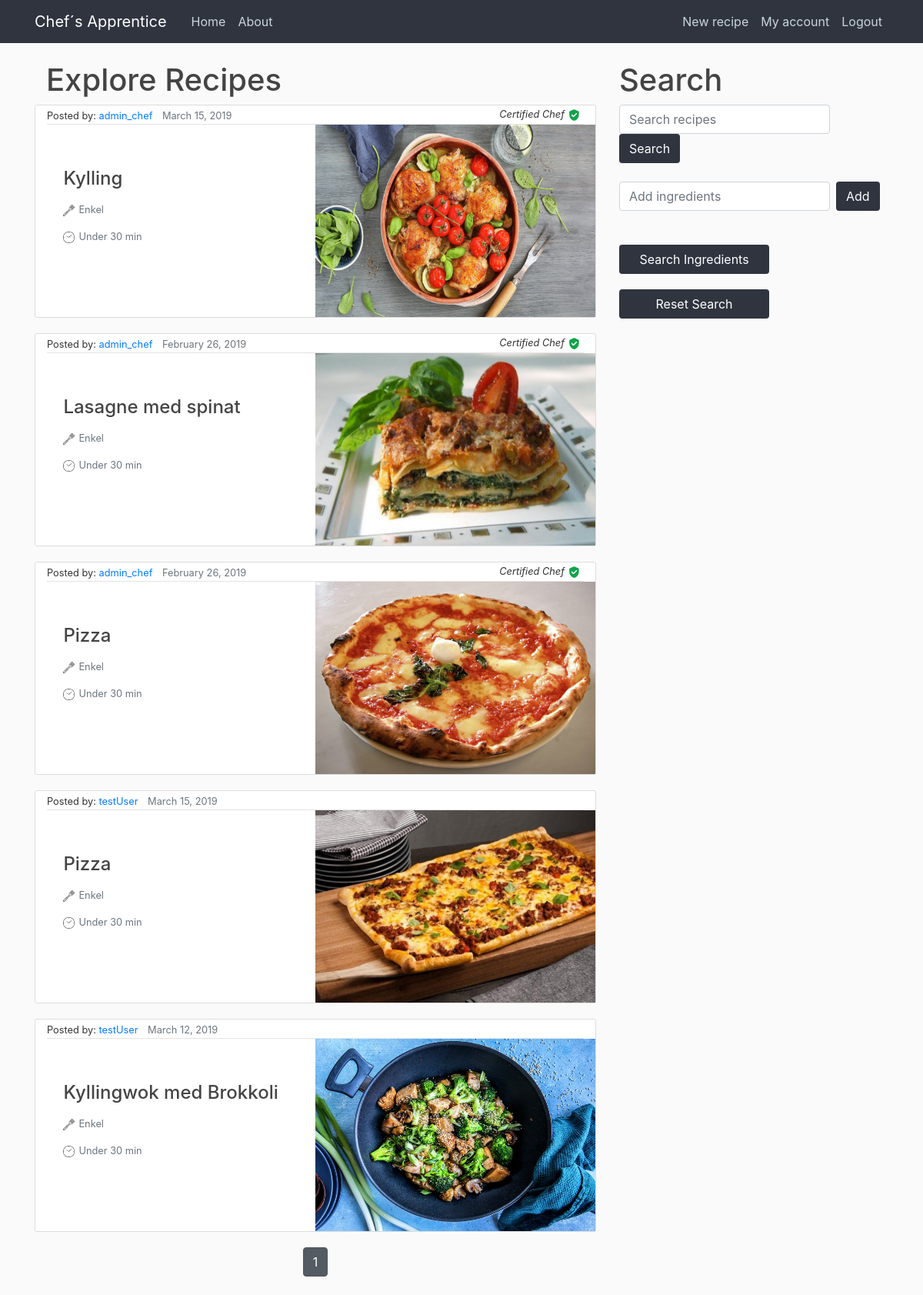
The app's page / (signed in), older data.
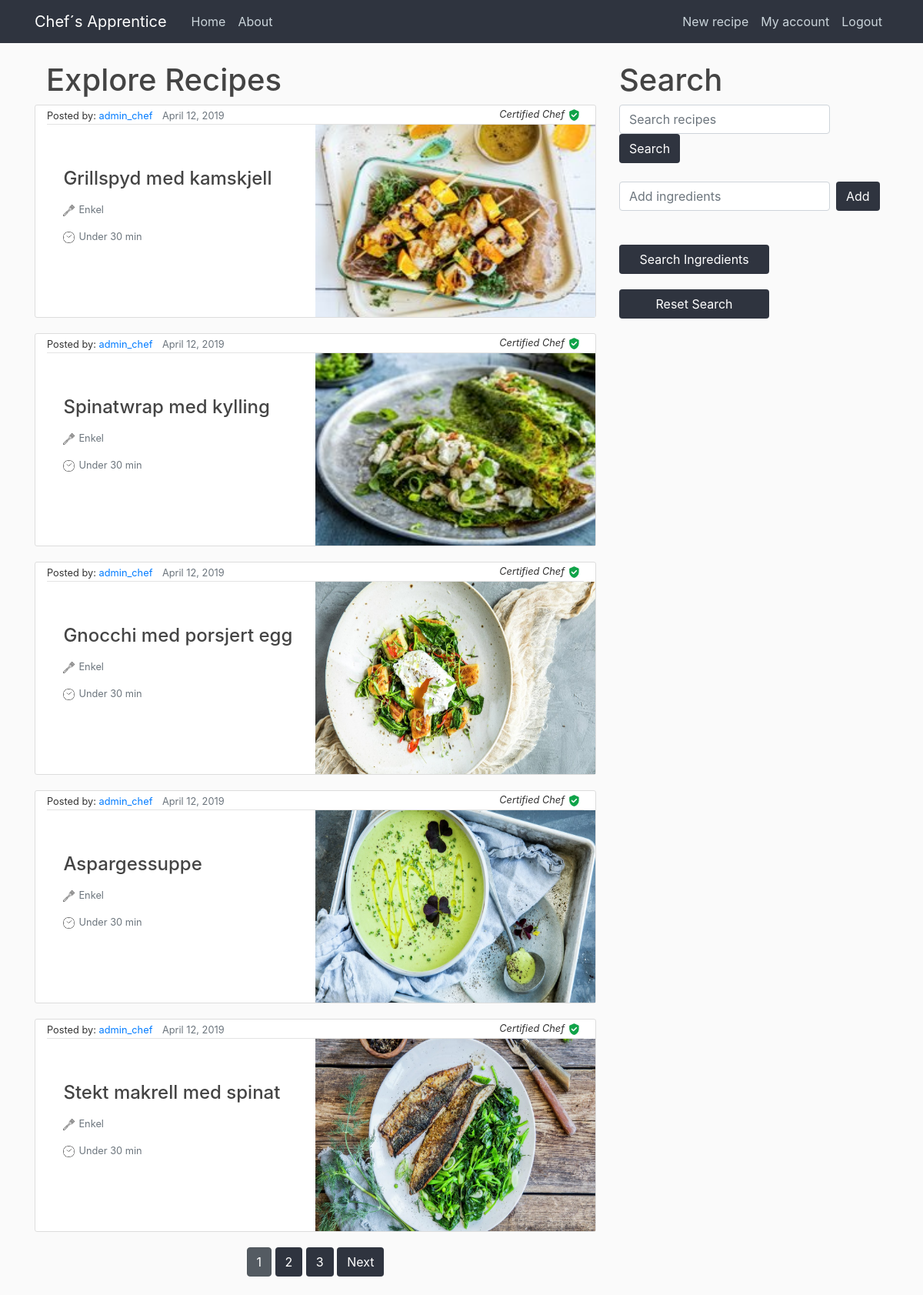
The same page, newer data.
### chefs_apprentice/models.py (models this page shows, shortened)
class Recipe(models.Model):
    title = models.CharField(max_length=100)  # tenkt samme som tilhørende post
    ingredients = models.ManyToManyField(ChosenIngredient, blank=True, related_name='+')  # liste av ingrediensobjekter
    description = models.TextField()  # tenkt sammen med content i post
    date_posted = models.DateTimeField(
        default=timezone.now)  # DateTimeField(auto_now=True) ville satt datoen til akkurat nå
    author = models.ForeignKey(User,
                               on_delete=models.CASCADE)  # on_delete=models.CASCADE sier at hvis brukeren blir slettet vil postene også bli slettet
    image = models.ImageField(default='default.jpg', upload_to='food_pics')
    visible = models.BooleanField(default=True)
    NIVA = (
        ('E', 'Enkel'),
        ('M', 'Middels'),
        ('V', 'Vanskelig'),
    )
    TID = (
        ('L', 'Under 30 min'),
        ('M', 'Ca. 30-60 min'),
        ('S', 'Over 1 time'),
    )
    tid = models.CharField(default='L', max_length=1, choices=TID)
    niva = models.CharField(default='E', max_length=1, choices=NIVA)

### chefs_apprentice/views.py (the view, shortened to what this page needs)
# urls.py: path('', views.home, name='chef-home'),
@login_required
def home(request):
    queryset = Recipe.objects.all().order_by("-date_posted") # sorterer visning av oppskrifter på hjemmesiden slik at de nyeste kommer øverst.
    recipe = queryset[0]
    start_list = []
    for a in queryset:
        if a.author.is_staff:
            start_list.append(a)
    for b in queryset:
        if b.author.is_staff == False:
            start_list.append(b)
    query = request.GET.get("q")
    if query:
        queryset = queryset.filter(
            Q(title__icontains=query) # hvis en oppskriftstittel inneholder søkeordet - legg til oi queryset
        )
    query_i = request.GET.get("q_i")
    if request.GET.get("search_ingredient"):
        queryset = getRecipies(queryset, curr_i.current_ingredients)
    if not request.GET.get("search_ingredient") and not query:
        queryset = start_list
    if request.GET.get("reset"):
        curr_i.current_ingredients = set([])
    paginator = Paginator(queryset, 5) # Vis 5 oppskrifter per side
    page = request.GET.get('page')
    queryset = paginator.get_page(page)
    context = {
        'recipies': queryset,
        'current_ingredients': curr_i.current_ingredients
    }
    return render(request, 'chefs_apprentice/home.html', context)

### chefs_apprentice/templates/chefs_apprentice/home.html (shortened to what this page needs)
{% extends "chefs_apprentice/base.html" %}
{% block content%}
<div class="container">
  <div class="row">
    <div class="col">
        <h1>Explore Recipes</h1>
    </div>
    </div>
</div>
  {% for recipe in recipies %}
    {% if recipe.visible %}
      <article class="media recipe-section">
        <div class="container">
          <div class="article-metadata">
            <small>Posted by: <a class="mr-2" href="#">{{ recipe.author }}</a></small>
            <small class="text-muted">{{ recipe.date_posted|date:"F d, Y" }}</small>
            <small class="certification">{% if recipe.author.is_staff %}<i>Certified Chef</i><img class="verified" id="certified" src="static/chefs_apprentice/verified.png" alt="#">{% endif %}</small>
          </div>
          <div class="row">
            <div class="col-sm pt-5">
                <h2><a class="article-title" href="{%url 'view_recipe' recipetitle=recipe.title pk=recipe.pk%}">{{ recipe.title }}</a></h2>
                <small class="article-content text-muted"><img class="verified" src="static/chefs_apprentice/spatula.png" alt="#">{{ recipe.get_niva_display }}</small>
                <small class="article-content text-muted"><img class="verified" src="static/chefs_apprentice/time.png" alt="#">{{ recipe.get_tid_display }}</small>
            </div>
            <div class="col-sm">
              <img class="food_image" src="{{ recipe.image.url }}" alt="#">
            </div>
          </div>
        </div>
      </article>
    {% endif %}
  {% endfor  %}
  <div class="pagination">
    <span class="step-links">
        {% for num in recipies.paginator.page_range %}
          {% if recipies.number == num %}
            <a class="btn btn-secondary active mb-4" href="?page={{ num }}&q={{ request.GET.q }}">{{ num }}</a>
          {% elif num > recipies.number|add:'-3' and num < recipies.number|add:'3' %}
            <a class="btn btn-rounded-info mb-4" href="?page={{ num }}">{{ num }}</a>
          {% endif %}
        {% endfor %}
        {% if recipies.has_next %}
            <a class="btn btn-rounded-info mb-4" href="?page={{ recipies.next_page_number }}&q={{ request.GET.q }}">Next</a>
        {% endif %}
    </span>
</div>
{% endblock content %}

Row changes from the older to the newer data that the page shows:
no longer on this page (row unchanged): Recipe: author "admin_chef", date_posted "March 15, 2019", visible True (drawn), title "Kylling", niva "Enkel", tid "Under 30 min", image (picture)
no longer on this page (row unchanged): Recipe: author "admin_chef", date_posted "February 26, 2019", visible True (drawn), title "Lasagne med spinat", niva "Enkel", tid "Under 30 min", image (picture)
no longer on this page (row unchanged): Recipe: author "admin_chef", date_posted "February 26, 2019", visible True (drawn), title "Pizza", niva "Enkel", tid "Under 30 min", image (picture)
no longer on this page (row unchanged): Recipe: author "testUser", date_posted "March 15, 2019", title "Pizza", visible True (drawn), niva "Enkel", tid "Under 30 min", image (picture)
no longer on this page (row unchanged): Recipe: author "testUser", date_posted "March 12, 2019", title "Kyllingwok med Brokkoli", visible True (drawn), niva "Enkel", tid "Under 30 min", image (picture)
added Recipe: author "admin_chef", date_posted "April 12, 2019", visible True (drawn), title "Grillspyd med kamskjell", niva "Enkel", tid "Under 30 min", image (picture)
added Recipe: author "admin_chef", date_posted "April 12, 2019", visible True (drawn), title "Spinatwrap med kylling", niva "Enkel", tid "Under 30 min", image (picture)
added Recipe: author "admin_chef", date_posted "April 12, 2019", visible True (drawn), title "Gnocchi med porsjert egg", niva "Enkel", tid "Under 30 min", image (picture)
added Recipe: author "admin_chef", date_posted "April 12, 2019", visible True (drawn), title "Aspargessuppe", niva "Enkel", tid "Under 30 min", image (picture)
added Recipe: author "admin_chef", date_posted "April 12, 2019", visible True (drawn), title "Stekt makrell med spinat", niva "Enkel", tid "Under 30 min", image (picture)
Text that changed along with them:
new list line: "2"
new list line: "3"
text now shown: "Next"
